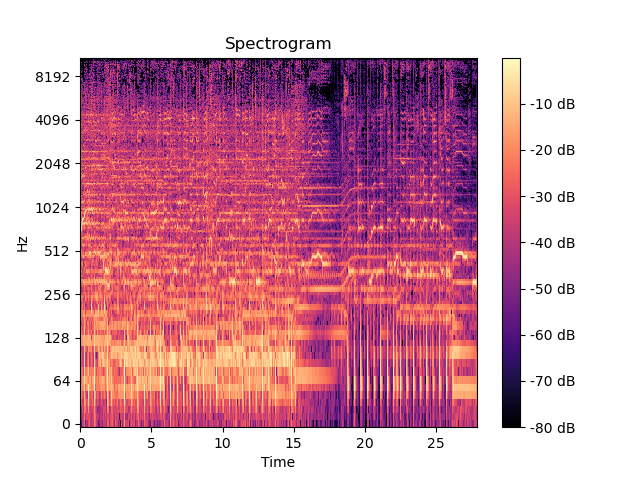

Recreate this plot in Python.
import numpy as np
import librosa
import librosa.display
import matplotlib.pyplot as plt
y, sr = librosa.load('./U-belong-with-me.mp3')
spec = np.abs(librosa.stft(y, hop_length=512))
spec = librosa.amplitude_to_db(spec, ref=np.max)
librosa.display.specshow(spec, sr=sr, x_axis='time', y_axis='log');
plt.colorbar(format='%+2.0f dB');
plt.title('Spectrogram');
plt.savefig('spectogram.png');